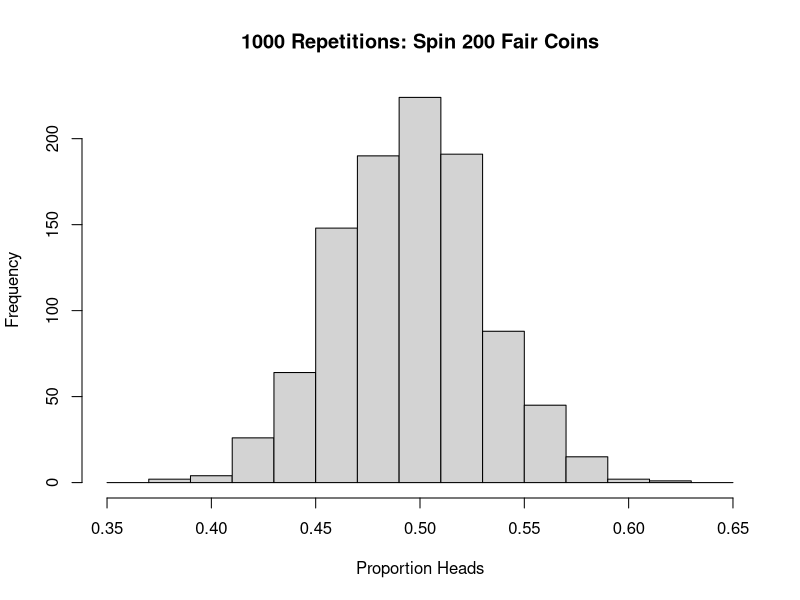

This figure's R source:
## ---- chunk 1
set.seed(3)
x = rbinom(1000,200,0.5)/200
hist(x,
     main="1000 Repetitions: Spin 200 Fair Coins",
     xlab="Proportion Heads",
     breaks=seq(0.35,0.65,0.02))
lb = sort(x)[25]
ub = sort(x)[975]
ME = (ub-lb)/2
## ---- chunk 2
set.seed(666)
x2 = 0.33*200 #rbinom(1,200,0.345)
p2 = x2/200
